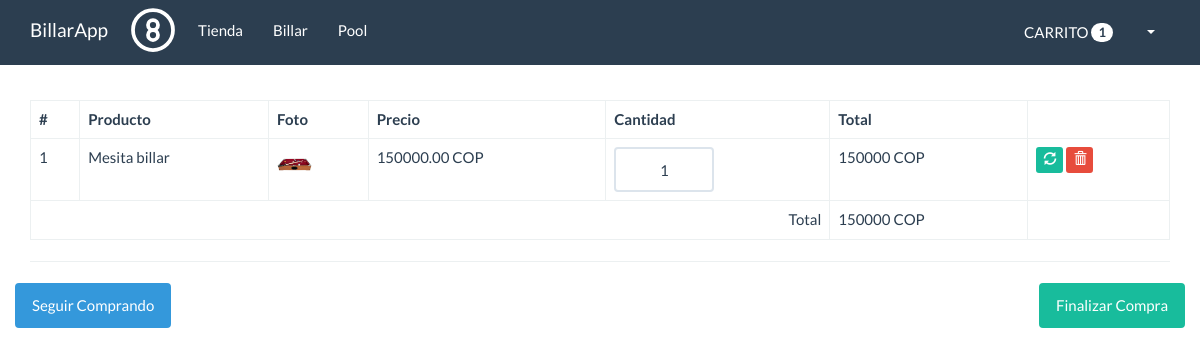
Page /carrito.php?id=15 on the committed database.
### tables this page shows
CREATE TABLE `productos` (
  `id` int(11) NOT NULL,
  `titulo` varchar(80) NOT NULL,
  `descripcion` varchar(300) NOT NULL,
  `foto` varchar(100) NOT NULL,
  `precio` decimal(10,2) NOT NULL,
  `categoria_id` int(10) NOT NULL,
  `fecha` date NOT NULL,
  `estado` int(11) NOT NULL DEFAULT 1
);

### funciones.php (called while the page is built, shortened)
<?php
function calcularTotal(){
    $total = 0;
    if(isset($_SESSION['carrito']) && is_array($_SESSION['carrito'])){
        foreach($_SESSION['carrito'] as $indice => $value){
            $total += $value['precio'] * $value['cantidad'];
        }
    }
    return $total;
}
function cantidadproducto(){
    $cantidad = 0;
    if(isset($_SESSION['carrito']) && is_array($_SESSION['carrito'])){
        foreach($_SESSION['carrito'] as $indice => $value){
            $cantidad++;
        }
    }
    return $cantidad;
}
?>

### src/producto.php (called while the page is built, shortened)
<?php
class producto{
    private $cn = null;
    public function __construct(){
        $this->config = parse_ini_file(__DIR__.'/../config.ini') ;
        $this->cn = new \PDO( $this->config['dns'], $this->config['usuario'],$this->config['clave'],array(
            \PDO::MYSQL_ATTR_INIT_COMMAND => 'SET NAMES utf8'
        ));
    }
    public function mostrarPorId($id){
        $sql = "SELECT * FROM `productos` WHERE `id`=:id ";
        $resultado = $this->cn->prepare($sql);
        $_array = array(
            ":id" =>  $id
        );
        if($resultado->execute($_array))
            return $resultado->fetch();
        return false;
    }
}

### carrito.php (the view, shortened to what this page needs)
<?php
require 'funciones.php';
if (isset($_GET['id']) && is_numeric($_GET['id'])) {
    $id = $_GET['id'];
    $producto = new billar\producto;
    $resultado = $producto->mostrarPorId($id);
}
?>
<!DOCTYPE html>
<html lang="en">
<head>
  <link rel="stylesheet" href="assets/css/bootstrap.min.css">
  <link rel="stylesheet" href="assets/css/estilos.css">
</head>
<body>
  <nav class="navbar navbar-default navbar-fixed-top">
    <div class="container">
      <div class="navbar-header">
        <a href="tienda.php">
          </a>
          <a class="navbar-brand" href="tienda.php">BillarApp
          </a>
      </div>
      <div id="navbar" class="navbar-collapse collapse">
        <ul class="nav navbar-nav">
          <li><a href="tienda.php">Tienda</a></li>
          <li><a href="billar.php">Billar</a></li>
          <li><a href="pool.php">Pool</a></li>
        </ul>
        <ul class="nav navbar-nav pull-right">
          <li>
            <a href="carrito.php" class="btn">CARRITO <span class="badge"><?php print cantidadproducto(); ?></span></a>
          </li>
          <li class="dropdown">
            <a href="#" class="dropdown-toggle" data-toggle="dropdown" role="button" aria-haspopup="true" aria-expanded="false"><span class="caret"></span></a>
          </li>
        </ul>
      </div>
    </div>
  </nav>
    <div class="container" id="main">
        <table class="table table-bordered table-hover">
            <thead>
                <tr>
                    <th>#</th>
                    <th>Producto</th>
                    <th>Foto</th>
                    <th>Precio</th>
                    <th>Cantidad</th>
                    <th>Total</th>
                    <th></th>
                </tr>
            </thead>
            <tbody>
                <?php
                if (isset($_SESSION['carrito']) && !empty($_SESSION['carrito'])) {
                    $c = 0;
                    foreach ($_SESSION['carrito'] as $indice => $value) {
                        $c++;
                        $total = $value['precio'] * $value['cantidad'];
                ?>
                        <tr>
                            <form action="actualizar_carrito.php" method="post">
                                <td><?php print $c ?></td>
                                <td><?php print $value['titulo']  ?></td>
                                <td>
                                    <?php
                                    $foto = 'upload/' . $value['foto'];
                                    if (file_exists($foto)) {
                                    ?>
                                        <img src="<?php print $foto; ?>" width="35">
                                    <?php } else { ?>
                                        <img src="assets/imagenes/not-found.jpg" width="35">
                                    <?php } ?>
                                </td>
                                <td><?php print $value['precio']  ?> COP</td>
                                <td>
                                    <input type="text" name="cantidad" class="form-control u-size-100" value="<?php print $value['cantidad'] ?>">
                                </td>
                                <td>
                                    <?php print $total  ?> COP
                                </td>
                                <td>
                                    <button type="submit" class="btn btn-success btn-xs">
                                        <span class="glyphicon glyphicon-refresh"></span>
                                    </button>
                                    <a href="eliminar_carrito.php?id=<?php print $value['id']  ?>" class="btn btn-danger btn-xs">
                                        <span class="glyphicon glyphicon-trash"></span>
                                    </a>
                                </td>
                            </form>
                        </tr>
                    <?php
                    }
                } else {
                    ?>
                    <tr>
                        <td colspan="7">NO HAY PRODUCTOS EN EL CARRITO</td>
                    </tr>
                <?php
                }
                ?>
            </tbody>
            <tfoot>
                <tr>
                    <td colspan="5" class="text-right">Total</td>
                    <td><?php print calcularTotal(); ?> COP</td>
                    <td></td>
                </tr>
            </tfoot>
        </table>
        <hr>
        <?php
        if (isset($_SESSION['carrito']) && !empty($_SESSION['carrito'])) {
        ?>
            <div class="row">
                <div class="pull-left">
                    <a href="tienda.php" class="btn btn-info">Seguir Comprando</a>
                </div>
                <div class="pull-right">
                    <a href="finalizar.php" class="btn btn-success">Finalizar Compra</a>
                </div>
            </div>
        <?php
        }
        ?>
    </div>
</body>
</html>

### assets/css/estilos.css (style rules this page uses)
#main { margin-top: 100px; }
.u-size-100 { width: 100px; text-align: center; }

### rows in the picture
productos: titulo "Mesita billar", foto (picture), precio "150000.00", cantidad "1", total "150000"

### other values in the picture
cantidadproducto() "1"
calcularTotal() "150000"
